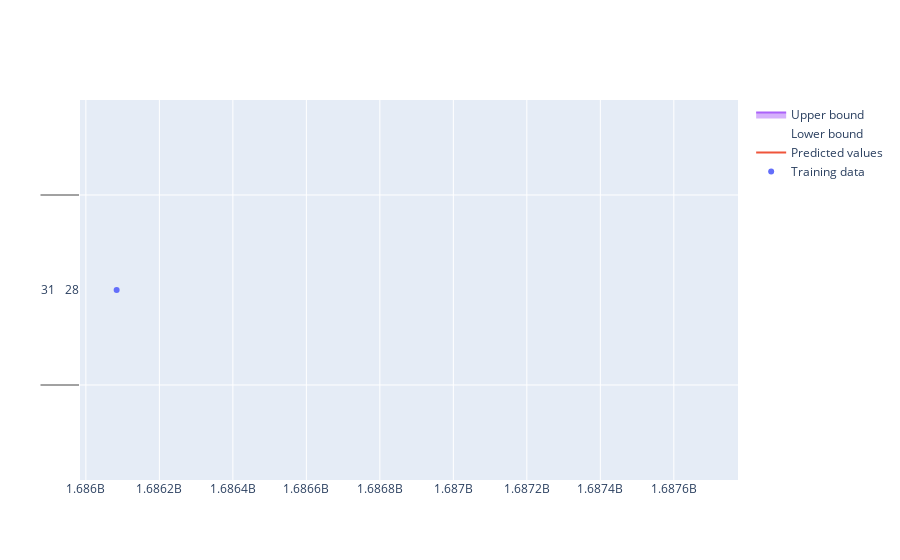

Notebook code cell kept with this figure:
### Code cell
plot_gpr_results_plotly(X_train, y_train, X_test, y_pred, y_std)

### Figure 1 — Plotly figure (JSON) as saved in the notebook; plotly's stock layout.template omitted (floating-point values rounded to 4 significant figures; data arrays with more than 128 entries replaced by an {"elided": "..."} marker saying what was removed)
{"data": [{"mode": "markers", "name": "Training data", "type": "scatter", "x": {"elided": "350 int values"}, "y": {"elided": "350x1 int values"}}, {"mode": "lines", "name": "Predicted values", "type": "scatter", "x": {"elided": "146 int values"}, "y": {"elided": "146 float values"}}, {"line": {"width": 0}, "mode": "lines", "name": "Lower bound", "type": "scatter", "x": {"elided": "146 int values"}, "y": {"elided": "146 float values"}}, {"fill": "tonexty", "mode": "lines", "name": "Upper bound", "type": "scatter", "x": {"elided": "146 int values"}, "y": {"elided": "146 float values"}}], "layout": {}}
